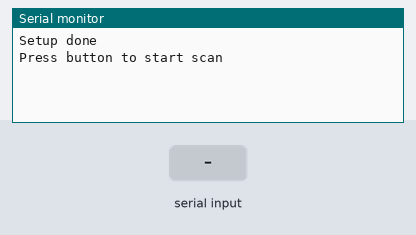
A sketch run on a simulated ESP32. On the bench: the last lines printed to the serial monitor. Inputs (shaded band) come from the test bench. A WiFi scan finds three made-up networks.

Above: at 1.3 s.
1.4 s: "1" received over Serial
At 2.3 s:
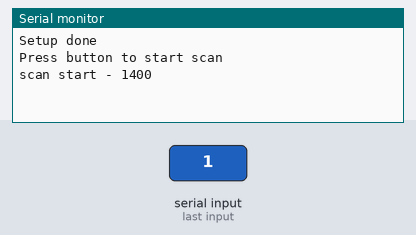
4.4 s: "0" received over Serial
At 6.8 s:
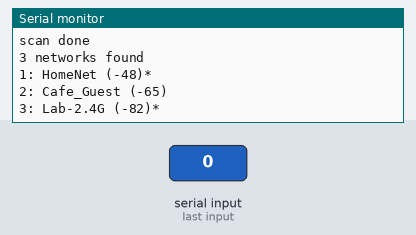

The sketch:

WiFiScanModifiedForTest.ino
```cpp
#include "WiFi.h"

void setup()
{
    Serial.begin(115200);

    // --- Set WiFi to station mode and disconnect from an AP if it was previously connected
    WiFi.mode(WIFI_STA);
    WiFi.disconnect();
    delay(100);

    Serial.println("Setup done");
}

void loop()
{
  // --- Start new scan on button press
  Serial.println("Press button to start scan");

  // --- Read all to make sure no old inputs are in buffer
  while(Serial.peek() != -1)
  {
    Serial.read();
  }
  // --- wait for press
  while(!Serial.available());

  Serial.println("");
  Serial.print("scan start - ");
  Serial.println(millis());

  // WiFi.scanNetworks will return the number of networks found
  int n = WiFi.scanNetworks();
  Serial.println("scan done");
  if (n == 0) {
      Serial.println("no networks found");
  } else {
      Serial.print(n);
      Serial.println(" networks found");
      for (int i = 0; i < n; ++i) {
          // Print SSID and RSSI for each network found
          Serial.print(i + 1);
          Serial.print(": ");
          Serial.print(WiFi.SSID(i));
          Serial.print(" (");
          Serial.print(WiFi.RSSI(i));
          Serial.print(")");
          Serial.println((WiFi.encryptionType(i) == WIFI_AUTH_OPEN)?" ":"*");
          delay(10);
      }
  }
  Serial.println("");
  Serial.println("");
  Serial.println("");

  // Wait a bit before scanning again
  delay(500);
}
```

Measured:
- after the input at 1.4 s, the serial monitor: prints a new line at once (image 1)
- after the input at 4.4 s, the serial monitor: prints a new line at once (image 2)
